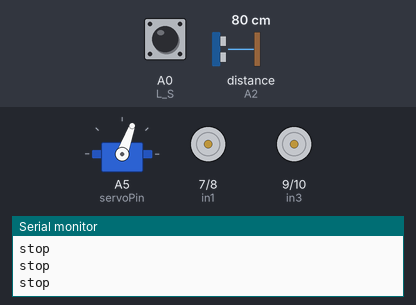
Bench run of a sketch on a simulated Arduino Uno, built with avr-gcc and run on an emulated ATmega328P. Parts: servo, motor-driver pin pairs drawn as motors (green arrow = first pin HIGH = forward, orange = second pin HIGH = backward, longer = more drive, scaled by the enable pin), the last lines printed to the serial monitor. Wiring (inferred from the names in the program): ultrasonic range finder: trigger A3; echo A2. The inputs (shaded band) are chosen by the test bench; at power-on: A0 (L_S) HIGH, distance to the obstacle (sensor on A2) 80 cm. The echo pulse lasts 58.3 µs per cm.

Above: at 4.6 s.
4.7 s: A0 (L_S) driven LOW
At 5.7 s:
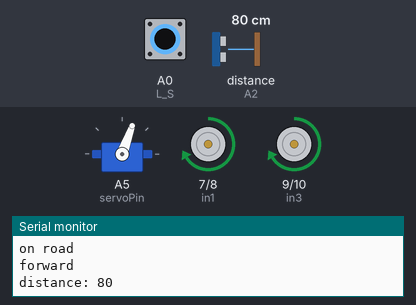
6.2 s: distance to the obstacle (sensor on A2) set to 22 cm
9.2 s: distance to the obstacle (sensor on A2) set to 18 cm
At 10.0 s:
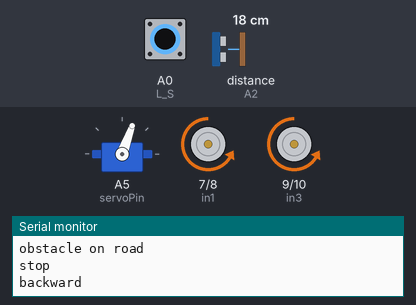
12.2 s: A0 (L_S) driven HIGH
At 14.0 s:
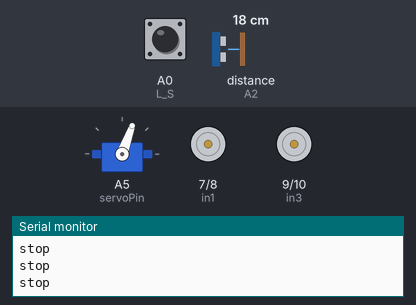
15.2 s: A0 (L_S) pulsed LOW 2 times (0.12 s each, 0.3 s apart)
At 17.0 s:
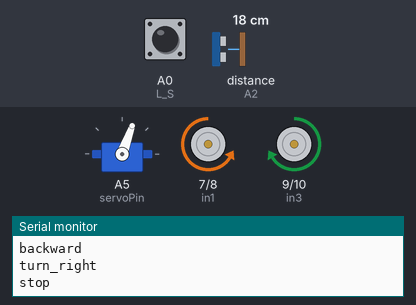
Timing chart, 0 to 18.8 s (numbered marks = the images above; inputs shaded):
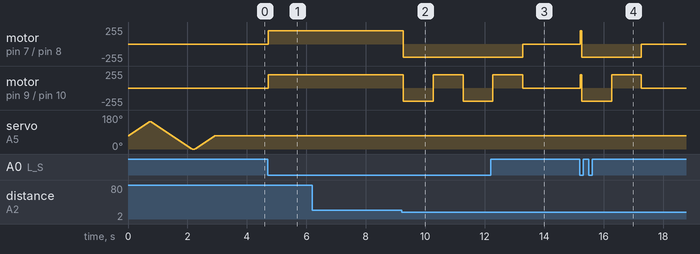

The sketch:

box.ino
```cpp
#define enA 5 // Enable1 L298 Pin enA
#define in1 7 // Motor1 L298 Pin in1
#define in2 8 // Motor1 L298 Pin in2
#define in3 9 // Motor2 L298 Pin in3
#define in4 10 // Motor2 L298 Pin in4
#define enB 6 // Enable2 L298 Pin enB
#define L_S A0 // IR sensor Left
//#define R_S A1 // IR sensor Right
#define echo A2 // Echo pin
#define trigger A3 // Trigger pin
#define servoPin A5 // Servo pin

#include <Servo.h>

Servo myServo;
int Set = 15;
int distance_L, distance_F, distance_R;

void setup() {
    Serial.begin(9600); // Start serial communication at 9600bps
    // pinMode(R_S, INPUT); // Declare IR sensor as input
    pinMode(L_S, INPUT); // Declare IR sensor as input
    pinMode(echo, INPUT); // Declare ultrasonic sensor Echo pin as input
    pinMode(trigger, OUTPUT); // Declare ultrasonic sensor Trigger pin as output
    pinMode(enA, OUTPUT); // Declare as output for L298 Pin enA
    pinMode(in1, OUTPUT); // Declare as output for L298 Pin in1
    pinMode(in2, OUTPUT); // Declare as output for L298 Pin in2
    pinMode(in3, OUTPUT); // Declare as output for L298 Pin in3
    pinMode(in4, OUTPUT); // Declare as output for L298 Pin in4
    pinMode(enB, OUTPUT); // Declare as output for L298 Pin enB

    analogWrite(enA, 200); // Set Motor1 Speed
    analogWrite(enB, 200); // Set Motor2 Speed

    myServo.attach(servoPin);
    scanServo();
    distance_F = Ultrasonic_read();
    delay(500);

    stop();
}

// Define constants for sensor states
const int WHITE = LOW;
const int BLACK = HIGH;
const int DISTANCE_THRESHOLD = 20; // Adjust this value as needed

void loop() {
  // om vi är på vägen
  if (is_on_road()) {
    Serial.println("on road");
    // kör framåt
    forward();

    // om det är ett hinder på vägen
    if (is_obstacle_on_road()) {
      Serial.println("obstacle on road");
      // tag höger
      stop();
      backward(1000);
      turn_right(1000);
    }
  } else {
    stop();
  }
}

bool is_on_road() {
  int read = digitalRead(L_S);
  return (read == WHITE);
}

bool is_obstacle_on_road() {
  int distance = Ultrasonic_read();
  Serial.print("distance: "); Serial.println(distance);
  return ((distance > 0) && (distance < DISTANCE_THRESHOLD));
}

void backward(int ms) {
  Serial.println("backward");
  digitalWrite(in2, HIGH); // back höger
  digitalWrite(in4, HIGH); // back vänster
  delay(ms);
}

void forward() {
  Serial.println("forward");
  digitalWrite(in1, HIGH); // framåt höger
  digitalWrite(in3, HIGH); // framåt vänster
}

void turn_right(int ms) {
  Serial.println("turn_right");
  stop();
  digitalWrite(in3, HIGH); //  framåt vänster
  digitalWrite(in2, HIGH); //  bakåt höger
  delay(ms);
  stop();
}

void stop() {
  Serial.println("stop");
  digitalWrite(in1, LOW); // stopp framåt höger
  digitalWrite(in2, LOW); // stopp bakåt höger
  digitalWrite(in3, LOW); // stopp framåt vänster
  digitalWrite(in4, LOW); // stopp bakåt vänster
}

void forward(int ms) {
  forward();
  delay(ms);
  stop();
}

void loop_old() {
    // Line Follower and Obstacle Avoiding
    int distance_F = Ultrasonic_read();
    Serial.print("D F=");
    Serial.println(distance_F);

    // Read the single line sensor
    int sensorState = digitalRead(L_S);

    // If the sensor is on white color, move forward or avoid obstacle
    if (sensorState == WHITE) {
        Serial.println("Sensor on white, moving forward or checking side");
        if (distance_F > DISTANCE_THRESHOLD) {
            forward();
        } else {
            stopMovement();
            checkSides();
        }
    }
    // If the sensor is on black, turn right
    else if (sensorState == BLACK) {
        Serial.println("Sensor on black, turning right");
        turnRight();
    }

    delay(10)
    ;
}

void scanServo() {
    for (int angle = 70; angle <= 140; angle += 5) {
        servoPulse(angle);
    }
    for (int angle = 140; angle >= 0; angle -= 5) {
        servoPulse(angle);
    }
    for (int angle = 0; angle <= 70; angle += 5) {
        servoPulse(angle);
    }
}

void servoPulse(int angle) {
    int pwm = (angle * 11) + 500; // Convert angle to microseconds
    myServo.writeMicroseconds(pwm);
    delay(50); // Refresh cycle of servo
}

long Ultrasonic_read() {
    digitalWrite(trigger, LOW);
    delayMicroseconds(2);
    digitalWrite(trigger, HIGH);
    delayMicroseconds(10);
    digitalWrite(trigger, LOW);
    long duration = pulseIn(echo, HIGH);
    return duration / 29 / 2; // Convert to distance in cm
}

void checkSides() {
    scanServo();
    distance_L = Ultrasonic_read();
    myServo.write(90); // Center position
    delay(500);
    distance_R = Ultrasonic_read();

    Serial.print("D L=");
    Serial.println(distance_L);
    Serial.print("D R=");
    Serial.println(distance_R);

    if (distance_L > distance_R && distance_L > Set) {
        turnLeft();
    } else if (distance_R > distance_L && distance_R > Set) {
        turnRight();
    } else {
        moveBackward();
        delay(500);
        stopMovement();
    }
}

void forward_old() {
    digitalWrite(in1, HIGH); // Left motor forward
    digitalWrite(in2, LOW); // Left motor backward
    digitalWrite(in3, HIGH); // Right motor forward
    digitalWrite(in4, LOW); // Right motor backward
}

void moveBackward() {
    digitalWrite(in1, LOW); // Left motor backward
    digitalWrite(in2, HIGH); // Left motor forward
    digitalWrite(in3, LOW); // Right motor backward
    digitalWrite(in4, HIGH); // Right motor forward
}

void turnRight() {
    digitalWrite(in1, LOW); // Left motor forward
    digitalWrite(in2, HIGH); // Left motor backward
    digitalWrite(in3, LOW); // Right motor backward
    digitalWrite(in4, HIGH); // Right motor forward
    delay(500);
    stopMovement();
}

void turnLeft() {
    digitalWrite(in1, HIGH); // Left motor backward
    digitalWrite(in2, LOW); // Left motor forward
    digitalWrite(in3, HIGH); // Right motor forward
    digitalWrite(in4, LOW); // Right motor backward
    delay(500);
    stopMovement();
}

void stopMovement() {
    digitalWrite(in1, LOW); // Left motor stop
    digitalWrite(in2, LOW); // Left motor stop
    digitalWrite(in3, LOW); // Right motor stop
    digitalWrite(in4, LOW); // Right motor stop
}
```

Measured:
- the behaviour switches between 21 and 20 cm on distance to the obstacle (sensor on A2) (found by bisection; images 1 and 2)
- after the input at 4.7 s, motor on pin 7 (in1) / pin 8 (in2), motor on pin 9 (in3) / pin 10 (in4): stopped → forward 200/255 at once
- after the input at 9.2 s, motor on pin 7 (in1) / pin 8 (in2): forward 200/255 → backward 200/255 after 0.05 s; motor on pin 9 (in3) / pin 10 (in4): forward 200/255 → backward 200/255 after 0.05 s, → forward 200/255 1.0 s later, → backward 200/255 1.0 s later
- after the input at 12.2 s, motor on pin 7 (in1) / pin 8 (in2): backward 200/255 → stopped after 1.1 s
- after the input at 15.2 s, motor on pin 7 (in1) / pin 8 (in2): stopped → backward 200/255 at once, → stopped 2.1 s later; motor on pin 9 (in3) / pin 10 (in4): stopped → backward 200/255 at once, → forward 200/255 1.1 s later, → stopped 1.0 s later
